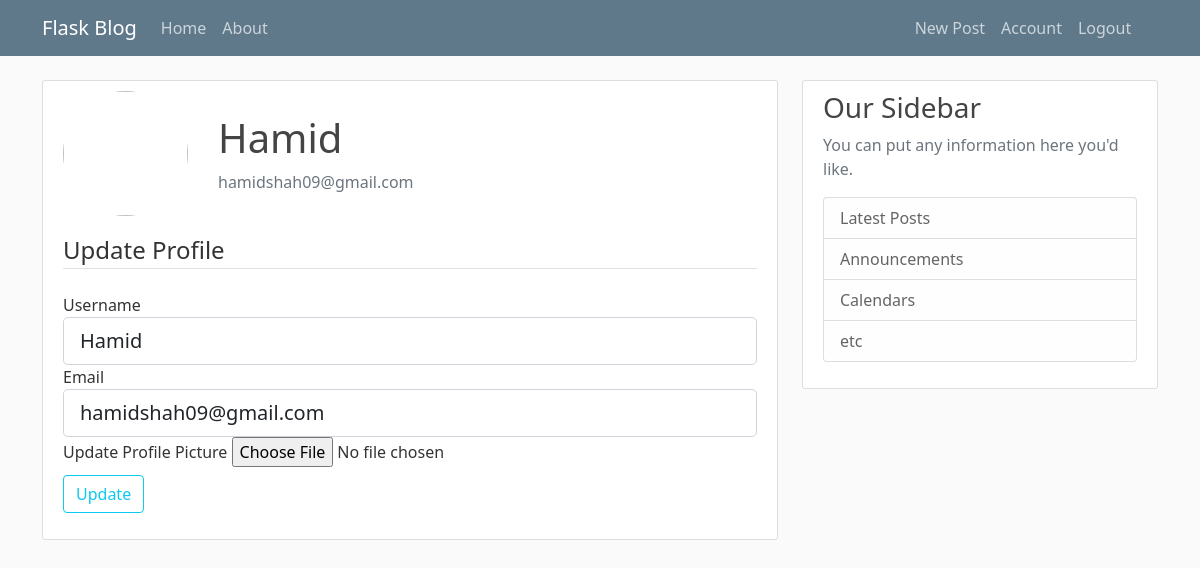
Page /account (signed in) on the committed database.
### flaskblog/models.py (models this page shows, shortened)
class User(db.Model, UserMixin):
    id = db.Column(db.Integer, primary_key=True)
    username = db.Column(db.String(20), unique = True, nullable=False)
    email = db.Column(db.String(120), unique = True, nullable=False)
    image_file = db.Column(db.String(20), nullable=False, default='default.jpg')
    password = db.Column(db.String(60), unique = False, nullable=False)
    posts = db.relationship('Post', backref='author', lazy=True)

### flaskblog/routes.py (the view)
@app.route("/account", methods=['GET', 'POST'])
@login_required
def account():
    form = UpdateAccountForm()
    if form.validate_on_submit():
        if form.picture.data:
            picture_file = save_picture(form.picture.data)
            current_user.image_file = picture_file
        current_user.username = form.username.data
        current_user.email = form.email.data
        db.session.commit()
        flash('Your account has been updated!', 'success')
        return redirect(url_for('account'))
    elif request.method == 'GET':
        form.username.data = current_user.username
        form.email.data = current_user.email
    image_file = url_for('static', filename='profile_pics/'+current_user.image_file)
    return render_template('account.html', title='Account', current_user=current_user, image_file=image_file, form=form)

### flaskblog/forms.py (shortened to what this page needs)
class UpdateAccountForm (FlaskForm):
    username = StringField('Username', validators=[
                           DataRequired(), Length(min=2, max=20)])
    email = StringField('Email', validators=[DataRequired(), Email()])
    picture = FileField('Update Profile Picture', validators=[FileAllowed(['jpg', 'jpeg', 'png'])])
    submit = SubmitField('Update')

### flaskblog/models.py (called while the page is built)
@login_manager.user_loader
def load_user(user_id):
    return User.query.get(int(user_id))

### flaskblog/templates/account.html (shortened to what this page needs)
{% extends "layout.html" %} {% block contents %}
<div class="content-section">
  <div class="media">
    <img class="rounded-circle account-img" src="{{image_file}}" />
    <div class="media-body">
      <h2 class="account-heading">{{form.username.data}}</h2>
      <p class="text-secondary">{{form.email.data}}</p>
    </div>
  </div>
  <form method="POST" action="" enctype="multipart/form-data">
    <fieldset class="form-group">
      <legend class="border-bottom mb-4">Update Profile</legend>
      <div class="form-group">
        {{ form.username.label(class="form-control-label") }} {% if
        form.username.errors %} {{ form.username(class="form-control
        form-control-lg is-invalid") }}
        <div class="invalid-feedback">
          {% for error in form.username.errors %}
          <span>{{ error }}</span>
          {% endfor %}
        </div>
        {% else %} {{ form.username(class="form-control form-control-lg") }} {%
        endif %}
      </div>
      <div class="form-group">
        {{ form.email.label(class="form-control-label") }} {% if
        form.email.errors %} {{ form.email(class="form-control form-control-lg
        is-invalid") }}
        <div class="invalid-feedback">
          {% for error in form.email.errors %}
          <span>{{ error }}</span>
          {% endfor %}
        </div>
        {% else %} {{ form.email(class="form-control form-control-lg") }} {%
        endif %}
      </div>
      <div class="form-group">
        {{ form.picture.label(class="form-control-label") }} {{
        form.picture(class="form-control-file") }}
      </div>
    </fieldset>
    <div class="form-group mt-2">
      {{ form.submit(class='btn btn-outline-info')}}
    </div>
  </form>
</div>
{% endblock contents %}

### flaskblog/static/main.css (style rules this page uses)
body { background: #fafafa; color: #333333; margin-top: 5rem; }
h1, h2, h3, h4, h5, h6 { color: #444444; }
.content-section { background: #ffffff; padding: 10px 20px; border: 1px solid #dddddd; border-radius: 3px; margin-bottom: 20px; }
.account-img { height: 125px; width: 125px; margin-right: 20px; margin-bottom: 16px; }
.account-heading { font-size: 2.5rem; border: none; }
.media { display: flex; flex-direction: row; }
.media-body { width: 100%; margin-left: 10px; display: flex; flex-direction: column; justify-content: center; }

### rows in the picture
User: username.data "Hamid", email.data "hamidshah09@gmail.com", username "Hamid", email "hamidshah09@gmail.com"
